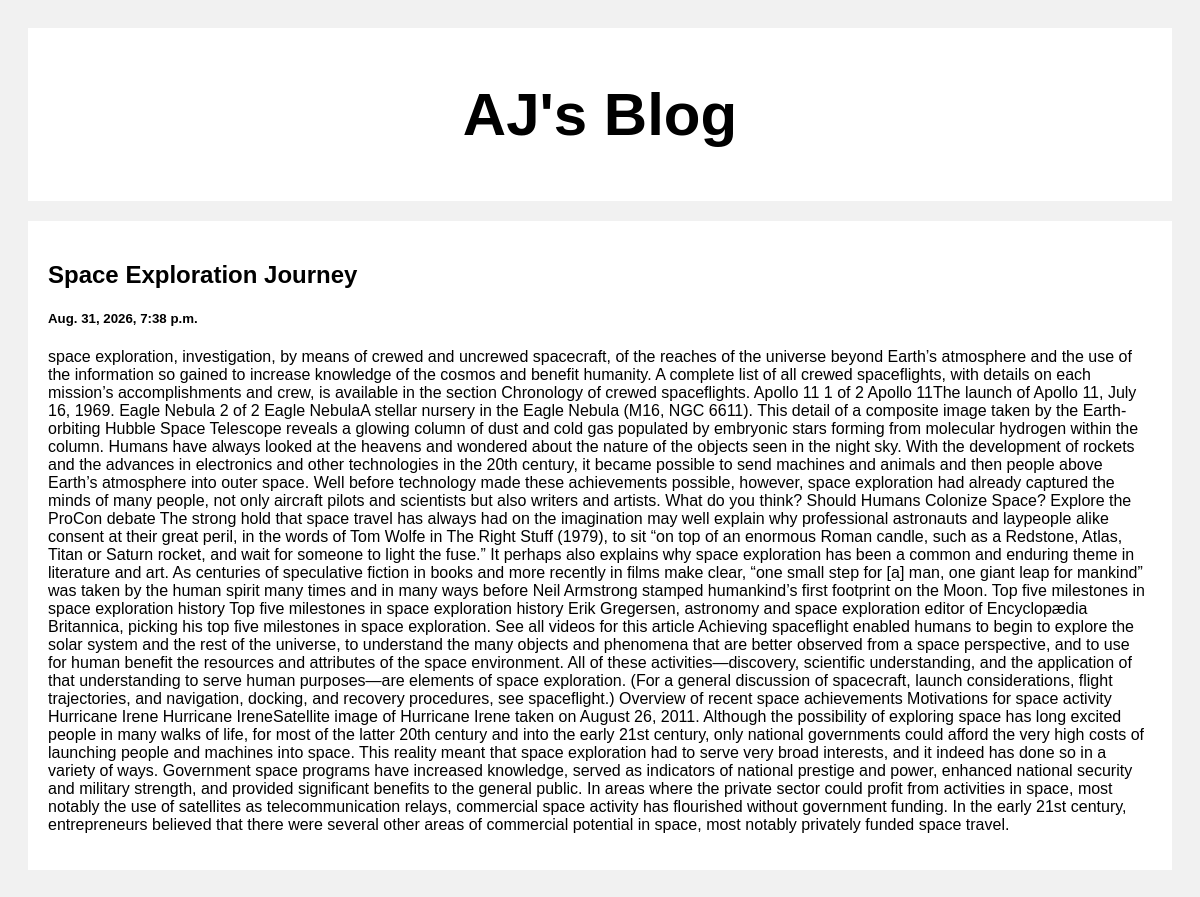
Screenshot of /post/3 with the database file from the repository.
### posts/models.py (models this page shows)
class Post(models.Model):
    title = models.CharField(max_length =100)
    body = models.CharField(max_length = 100000)
    created_at = models.DateTimeField(default=datetime.now, blank =True)

### posts/views.py (the view)
# urls.py: path('post/<str:pk>', views.post, name='post')
def post(request, pk):
    posts = Post.objects.get(id=pk)
    return render(request, 'posts.html', {'posts':posts})

### templates/posts.html (shortened to what this page needs)
<!DOCTYPE html>
<html>
<head>
</head>
<body>
<div class="header">
  <h2>AJ's Blog</h2>
</div>
<div class="row">
  <div class="leftcolumn">
    <div class="card">
        <h2>{{posts.title}}</h2>
        <h5>{{posts.created_at}}</h5>
        <p>{{posts.body}}</p>
    </div>
  </div>
</div>
</body>
</html>

### templates/posts.html (style rules this page uses)
* { box-sizing: border-box; }
body { font-family: Arial; padding: 20px; background: #f1f1f1; }
.header { padding: 2px; font-size: 40px; text-align: center; background: white; }
.leftcolumn { float: left; width: 100%; }
.card { background-color: white; padding: 20px; margin-top: 20px; }
.row:after { content: ""; display: table; clear: both; }

### rows the page displays
Post: title "Space Exploration Journey", created_at "Aug. 31, 2026, 7:38 p.m.", body "space exploration, investigation, by means of crewed and uncrewed spacecraft, of the reaches of the universe beyond Earth’s atmosphere and the use of the information so gained to increase knowledge of the cosmos and benefit humanity. A complete list of all crewed spaceflights, with details on each mission’s accomplishments and crew, is available in the section Chronology of crewed spaceflights. Apollo 11 1 of 2 Apollo 11The launch of Apollo 11, July 16, 1969. Eagle Nebula 2 of 2 Eagle NebulaA stellar nursery in the Eagle Nebula (M16, NGC 6611). This detail of a composite image taken by the Earth-orbiting Hubble Space Telescope reveals a glowing column of dust and cold gas populated by…"
